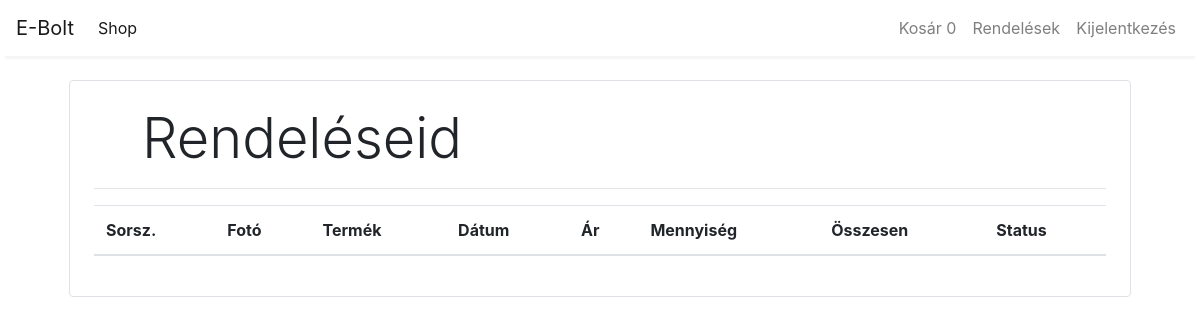
Before: /orders (signed in) with the older database file.
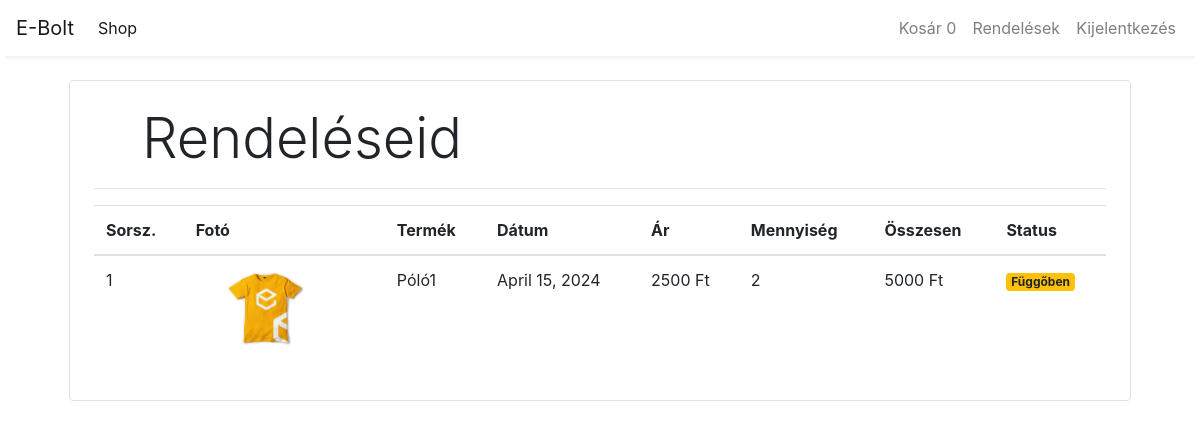
After: the same page with the newer database file.
### shopapi/models/orders.py (models this page shows, shortened)
class Order(models.Model):
    product = models.ForeignKey(Product , on_delete=models.CASCADE)
    customer = models.ForeignKey(Customer , on_delete=models.CASCADE)
    quantity = models.IntegerField(default=1)
    price = models.IntegerField()
    address = models.CharField(max_length=50 , default='' , blank=True)
    phone = models.CharField(max_length=50 , default='' , blank=True)
    date = models.DateField(default=datetime.datetime.today)
    status = models.BooleanField(default=False)
    @staticmethod
    def get_orders_by_customer(customer_id):
        return Order \
            .objects \
            .filter(customer =customer_id)\
            .order_by('-date')

### shopapi/models/product.py (models this page shows, shortened)
class Product(models.Model):
    name = models.CharField(max_length=50)
    price = models.IntegerField(default=0)
    category = models.ForeignKey(Category , on_delete=models.CASCADE , default=1)
    description = models.CharField(max_length=200 , default='' , null=True , blank=True)
    image = models.ImageField(upload_to='uploads/products/')

### shopapi/middlewares/auth.py (the view)
    def middleware(request):
        print(request.session.get('customer'))
        returnUrl = request.META['PATH_INFO']
        print(request.META['PATH_INFO'])
        if not request.session.get('customer'):
           return redirect(f'login?return_url={returnUrl}')
        response = get_response(request)
        return response

### shopapi/templatetags/custom_filter.py (called while the page is built)
@register.filter(name='currency')
def currency(number):
    return str(number)+" Ft"

@register.filter(name='multiply')
def multiply(number , number1):
    return number * number1

### shopapi/views/orders.py (called while the page is built)
    def get(self , request ):
        customer = request.session.get('customer')
        orders = Order.get_orders_by_customer(customer)
        print(orders)
        return render(request , 'orders.html' , {'orders' : orders})

### shopapi/templates/orders.html
{% extends 'base.html' %}
{% block content %}
{% load cart %}
{% load custom_filter %}
<div class="container">
    <div class="border rounded p-4 m-4">
        <p class="display-4 pl-4 ml-4">Rendeléseid</p>
        <hr>
        <table class="table">
            <thead>
                <tr>
                    <th>Sorsz.</th>
                    <th>Fotó</th>
                    <th>Termék</th>
                    <th>Dátum</th>
                    <th>Ár</th>
                    <th>Mennyiség</th>
                    <th>Összesen</th>
                    <th>Status</th>
                </tr>
            </thead>
            <tbody>
                {% for order in orders %}
                <tr>
                    <td>{{forloop.counter}}</td>
                    <td><img style="height: 80px;" class="rounded-circle" src="{{order.product.image.url}}" alt=""></td>
                    <td>{{order.product.name}}</td>
                    <td>{{order.date}}</td>
                    <td>{{order.price|currency}}</td>
                    <td>{{order.quantity}}</td>
                    <td>{{order.quantity|multiply:order.price|currency}}</td>
                    {% if order.status %}
                    <td><small class="badge badge-success">Teljesítve</small></td>
                    {% else %}
                    <td><small class="badge badge-warning">Függőben</small></td>
                    {% endif %}
                </tr>
                {% endfor %}
            </tbody>
        </table>
    </div>
</div>
{% endblock %}

Changed rows visible on the page:
added Order: product.image (picture), product.name "Póló1", date "April 15, 2024", price "2500 Ft", quantity "2", quantity|multiply "5000 Ft", status "Függőben"
